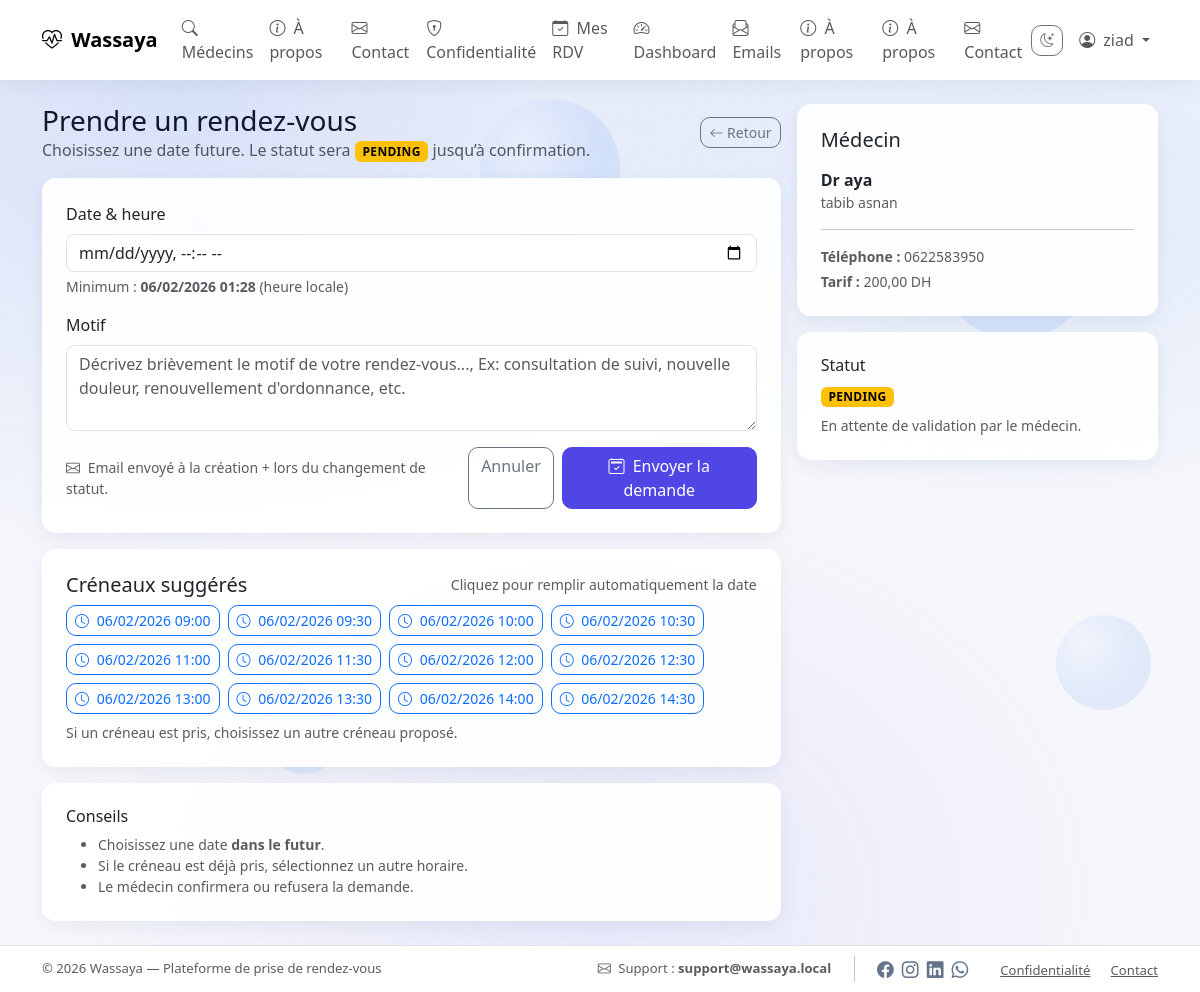
Page /site/patient/rdv/new/2/ (signed in) on the committed database.
### wassaya_users/models.py (models this page shows, shortened)
class User(AbstractUser):
    class Role(models.TextChoices):
        ADMIN = "ADMIN", "Admin"
        DOCTOR = "DOCTOR", "Doctor"
        PATIENT = "PATIENT", "Patient"
    role = models.CharField(
        max_length=20,
        choices=Role.choices,
        default=Role.PATIENT,
    )

### wassaya_clinic/models.py (models this page shows, shortened)
class DoctorProfile(models.Model):
    user = models.OneToOneField(
        settings.AUTH_USER_MODEL,
        on_delete=models.CASCADE,              # EXPL: si l'user est supprimé, son profil aussi
        related_name="doctor_profile"          # EXPL: accès via user.doctor_profile
    )
    speciality = models.ForeignKey(
        Speciality,
        on_delete=models.SET_NULL,             # EXPL: si spécialité supprimée -> met NULL
        null=True,
        blank=True
    )
    bio = models.TextField(blank=True)         # EXPL: description du docteur
    phone = models.CharField(max_length=30, blank=True)
    fee = models.DecimalField(max_digits=10, decimal_places=2, default=0)  # EXPL: tarif
    is_active = models.BooleanField(default=True)  # EXPL: admin peut désactiver

class Speciality(models.Model):
    name = models.CharField(max_length=120, unique=True)  # EXPL: unique pour éviter doublons

### webui/views.py (the view)
# urls.py: path("site/patient/rdv/new/<int:doctor_id>/", views.patient_create_rdv, name="patient_create_rdv"),
@login_required
def patient_create_rdv(request, doctor_id):
    if request.user.role != "PATIENT":
        return redirect("home_page")
    doctor = get_object_or_404(DoctorProfile, pk=doctor_id, is_active=True)
    min_dt_obj = timezone.localtime(timezone.now() + timezone.timedelta(minutes=10))
    min_dt = min_dt_obj.strftime("%d/%m/%Y %H:%M")
    suggested_slots = get_available_slots_for_doctor(
        doctor=doctor,
        start_dt=min_dt_obj,
        days=7,
        start_hour=9,
        end_hour=18,
        step_minutes=30,
        max_results=12,
    )
    if request.method == "POST":
        form = AppointmentForm(request.POST)
        if form.is_valid():
            patient_profile, _ = PatientProfile.objects.get_or_create(user=request.user)
            dt = _normalize_dt(form.cleaned_data["datetime"])
            if dt <= timezone.now():
                form.add_error("datetime", "La date doit être dans le futur.")
            else:
                taken = (
                    Appointment.objects.filter(doctor=doctor, datetime=dt)
                    .exclude(status__in=["REJECTED", "CANCELLED"])
                    .exists()
                )
                if taken:
                    form.add_error("datetime", "Créneau déjà pris. Choisis un créneau suggéré ci-dessous.")
                else:
                    rdv = Appointment.objects.create(
                        doctor=doctor,
                        patient=patient_profile,
                        datetime=dt,
                        reason=form.cleaned_data.get("reason", ""),
                        status=Appointment.Status.PENDING,
                    )
                    notify_appointment_created(rdv)
                    messages.success(request, "Demande de rendez-vous envoyée ✅")
                    return redirect("patient_rdvs")
        else:
            messages.error(request, "Veuillez corriger les erreurs du formulaire.")
    else:
        form = AppointmentForm()
    return render(
        request,
        "webui/patient_create_rdv.html",
        {
            "doctor": doctor,
            "form": form,
            "min_dt": min_dt,
            "suggested_slots": suggested_slots,
        },
    )

### webui/templates/webui/patient_create_rdv.html (shortened to what this page needs)
{% extends "webui/base.html" %}
{% block content %}
<div class="row g-3">
  <div class="col-12 col-lg-8">
    <div class="d-flex justify-content-between align-items-center mb-3">
      <div>
        <h3 class="mb-0">Prendre un rendez-vous</h3>
        <div class="text-muted">
          Choisissez une date future. Le statut sera <span class="badge text-bg-warning">PENDING</span> jusqu’à confirmation.
        </div>
      </div>
      <a class="btn btn-outline-secondary btn-sm" href="/site/doctors/{{ doctor.id }}/">
        <i class="bi bi-arrow-left"></i> Retour
      </a>
    </div>
    <div class="card">
      <div class="card-body p-4">
        <form method="post" novalidate>
          <div class="mb-3">
            <label class="form-label">{{ form.datetime.label|default:"Date & heure" }}</label>
            {{ form.datetime }}
            {% if min_dt %}
              <div class="form-text">
                Minimum : <b>{{ min_dt }}</b> (heure locale)
              </div>
            {% endif %}
          </div>
          <div class="mb-3">
            <label class="form-label">{{ form.reason.label|default:"Motif" }}</label>
            {{ form.reason }}
          </div>
          <div class="d-flex flex-column flex-md-row gap-2 justify-content-between align-items-md-center">
            <div class="text-muted small">
              <i class="bi bi-envelope me-1"></i>
              Email envoyé à la création + lors du changement de statut.
            </div>
            <div class="d-flex gap-2">
              <a class="btn btn-outline-secondary" href="/site/doctors/">
                Annuler
              </a>
              <button class="btn btn-primary" type="submit">
                <i class="bi bi-calendar2-check me-1"></i> Envoyer la demande
              </button>
            </div>
          </div>
        </form>
      </div>
    </div>
    {% if suggested_slots %}
      <div class="card mt-3">
        <div class="card-body p-4">
          <div class="d-flex justify-content-between align-items-center flex-wrap gap-2 mb-2">
            <h5 class="mb-0">Créneaux suggérés</h5>
            <div class="text-muted small">Cliquez pour remplir automatiquement la date</div>
          </div>
          <div class="d-flex flex-wrap gap-2" id="slotsWrap">
            {% for slot in suggested_slots %}
              <button
                type="button"
                class="btn btn-outline-primary btn-sm slot-btn"
                data-iso="{{ slot|date:'Y-m-d\\TH:i' }}"
                onclick="setSlot(this)"
                title="Choisir ce créneau"
              >
                <i class="bi bi-clock me-1"></i>
                {{ slot|date:"d/m/Y H:i" }}
              </button>
            {% endfor %}
          </div>
          <div class="text-muted small mt-2">
            Si un créneau est pris, choisissez un autre créneau proposé.
          </div>
        </div>
      </div>
    {% endif %}
    <div class="card mt-3">
      <div class="card-body p-4">
        <h6 class="mb-2">Conseils</h6>
        <ul class="text-muted small mb-0">
          <li>Choisissez une date <b>dans le futur</b>.</li>
          <li>Si le créneau est déjà pris, sélectionnez un autre horaire.</li>
          <li>Le médecin confirmera ou refusera la demande.</li>
        </ul>
      </div>
    </div>
  </div>
  <div class="col-12 col-lg-4">
    <div class="position-sticky" style="top: 90px;">
      <div class="card">
        <div class="card-body p-4">
          <h5 class="mb-3">Médecin</h5>
          <div class="mb-2">
            <div class="fw-semibold">Dr {{ doctor.user.get_full_name|default:doctor.user.username }}</div>
            <div class="text-muted small">
              {% if doctor.speciality %}{{ doctor.speciality.name }}{% else %}Spécialité non précisée{% endif %}
            </div>
          </div>
          <hr>
          <div class="small text-muted">
            <div class="mb-1"><b>Téléphone :</b> {{ doctor.phone|default:"-" }}</div>
            <div><b>Tarif :</b> {{ doctor.fee }} DH</div>
          </div>
        </div>
      </div>
      <div class="card mt-3">
        <div class="card-body p-4">
          <h6 class="mb-2">Statut</h6>
          <span class="badge text-bg-warning">PENDING</span>
          <div class="text-muted small mt-2">
            En attente de validation par le médecin.
          </div>
        </div>
      </div>
    </div>
  </div>
</div>
{% endblock %}

### webui/templates/webui/base.html (shortened to what this page needs)
{% load static %}
<!doctype html>
<html lang="fr" data-theme="light">
<head>
  <link href="https://cdn.jsdelivr.net/npm/bootstrap@5.3.3/dist/css/bootstrap.min.css" rel="stylesheet">
  <link href="https://cdn.jsdelivr.net/npm/bootstrap-icons@1.11.3/font/bootstrap-icons.min.css" rel="stylesheet">
  <link rel="stylesheet" href="{% static 'webui/css/app.css' %}">
</head>
<body class="d-flex flex-column min-vh-100">
<div class="bg-bubbles" aria-hidden="true">
  <span class="bubble" style="--s: 95px;  --x: 88%; --y: 62%; --dx: 25px;  --dy: -35px; --d: 11s;"></span>
  <span class="bubble" style="--s: 140px; --x: 40%; --y: 10%; --dx: 30px;  --dy: 40px; --d: 16s;"></span>
</div>
<nav class="navbar navbar-expand-lg bg-white sticky-top">
  <div class="container">
    <a class="navbar-brand fw-semibold" href="{% url 'home_page' %}">
      <i class="bi bi-heart-pulse me-1"></i> Wassaya
    </a>
    <div class="collapse navbar-collapse" id="navMain">
      <ul class="navbar-nav me-auto">
        <li class="nav-item">
          <a class="nav-link" href="{% url 'doctor_list' %}">
            <i class="bi bi-search me-1"></i> Médecins
          </a>
        </li>
        <li class="nav-item">
            <a class="nav-link" href="{% url 'about_page' %}">
              <i class="bi bi-info-circle me-1"></i> À propos
            </a>
          </li>
          <li class="nav-item">
            <a class="nav-link" href="{% url 'contact_page' %}">
              <i class="bi bi-envelope me-1"></i> Contact
            </a>
          </li>
          <li class="nav-item">
            <a class="nav-link" href="{% url 'privacy_page' %}">
              <i class="bi bi-shield-lock me-1"></i> Confidentialité
            </a>
          </li>
        {% if request.user.is_authenticated and request.user.role == "PATIENT" %}
          <li class="nav-item">
            <a class="nav-link" href="{% url 'patient_rdvs' %}">
              <i class="bi bi-calendar-check me-1"></i> Mes RDV
            </a>
          </li>
          <li class="nav-item">
            <a class="nav-link" href="{% url 'patient_dashboard' %}">
              <i class="bi bi-speedometer2 me-1"></i> Dashboard
            </a>
          </li>
          <li class="nav-item">
            <a class="nav-link" href="{% url 'patient_email_logs' %}">
              <i class="bi bi-envelope-paper me-1"></i> Emails
            </a>
          </li>
          <li class="nav-item">
              <a class="nav-link" href="{% url 'about_page' %}">
                <i class="bi bi-info-circle me-1"></i> À propos
              </a>
          </li>
          <li class="nav-item">
            <a class="nav-link" href="{% url 'about_page' %}">
              <i class="bi bi-info-circle me-1"></i> À propos
            </a>
          </li>
          <li class="nav-item">
            <a class="nav-link" href="{% url 'contact_page' %}">
              <i class="bi bi-envelope me-1"></i> Contact
            </a>
          </li>
        {% endif %}
      </ul>
      <ul class="navbar-nav ms-auto align-items-center">
        <li class="nav-item me-2">
          <button class="btn btn-outline-secondary btn-sm" id="themeToggle" type="button" title="Mode sombre">
          </button>
        </li>
        {% if request.user.is_authenticated %}
          <li class="nav-item dropdown">
            <a class="nav-link dropdown-toggle" href="#" role="button" data-bs-toggle="dropdown">
              <i class="bi bi-person-circle me-1"></i> {{ request.user.username }}
            </a>
          </li>
        {% endif %}
      </ul>
    </div>
  </div>
</nav>
<main class="container py-4 flex-grow-1">
  {% block content %}{% endblock %}
</main>
<footer class="py-4 border-top bg-white mt-auto footer-compact">
  <div class="container d-flex flex-column flex-md-row align-items-center justify-content-between gap-2">
    <div class="text-muted small">
      © {% now "Y" %} Wassaya — Plateforme de prise de rendez-vous
    </div>
    <div class="d-flex align-items-center gap-3 flex-wrap justify-content-center">
      <div class="text-muted small">
        <i class="bi bi-envelope me-1"></i> Support :
        <span class="fw-semibold">support@wassaya.local</span>
      </div>
      <div class="d-flex align-items-center gap-2">
        <a class="social" href="#" target="_blank" rel="noopener" aria-label="Facebook" title="Facebook">
          <i class="bi bi-facebook"></i>
        </a>
        <a class="social" href="#" target="_blank" rel="noopener" aria-label="Instagram" title="Instagram">
          <i class="bi bi-instagram"></i>
        </a>
        <a class="social" href="#" target="_blank" rel="noopener" aria-label="LinkedIn" title="LinkedIn">
          <i class="bi bi-linkedin"></i>
        </a>
        <a class="social" href="#" target="_blank" rel="noopener" aria-label="WhatsApp" title="WhatsApp">
          <i class="bi bi-whatsapp"></i>
        </a>
      </div>
      <div class="footer-links ms-3">
        <a class="text-muted small me-3" href="{% url 'privacy_page' %}">Confidentialité</a>
        <a class="text-muted small" href="{% url 'contact_page' %}">Contact</a>
      </div>
    </div>
  </div>
</footer>
</body>
</html>

### rows in the picture
User: user.username "ziad"
DoctorProfile: user.get_full_name "aya", speciality.name "tabib asnan", phone "0622583950", fee "200,00"

### other values in the picture
{{ min_dt }} "06/02/2026 01:28"
{{ slot|date:"d/m/Y H:i" }} "06/02/2026 09:00" "06/02/2026 09:30" "06/02/2026 10:00" "06/02/2026 10:30" "06/02/2026 11:00" "06/02/2026 11:30" "06/02/2026 12:00" "06/02/2026 12:30" "06/02/2026 13:00" "06/02/2026 13:30" "06/02/2026 14:00" "06/02/2026 14:30"
